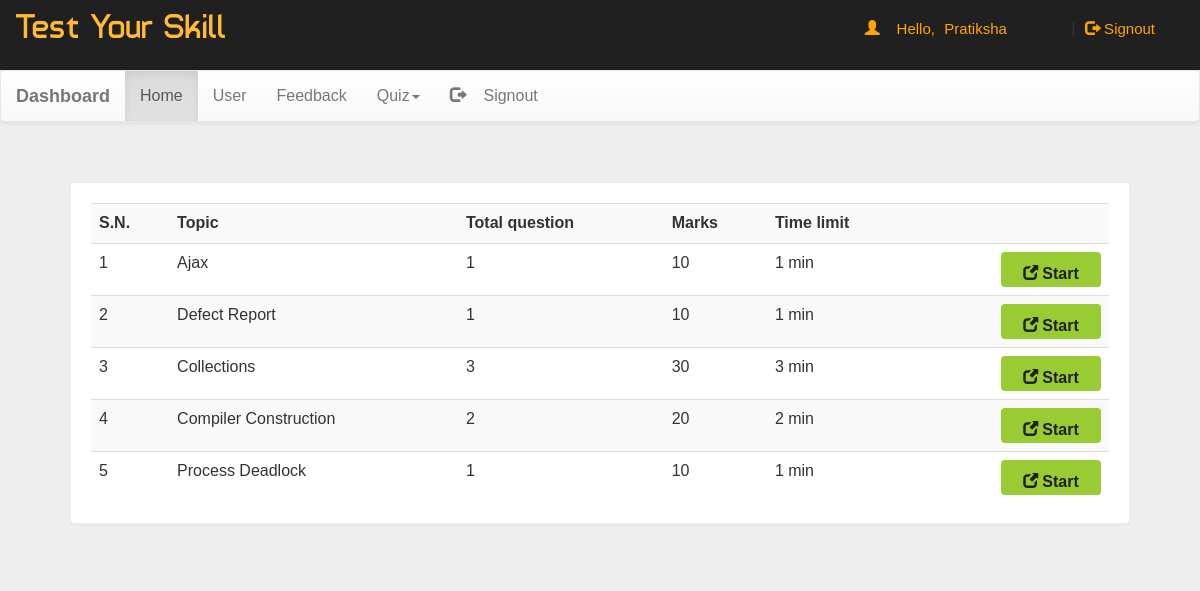
The page /dash.php (signed in) on the database its author committed.
### tables this page shows
CREATE TABLE `quiz` (
  `eid` text NOT NULL,
  `title` varchar(100) NOT NULL,
  `sahi` int(11) NOT NULL,
  `wrong` int(11) NOT NULL,
  `total` int(11) NOT NULL,
  `time` bigint(20) NOT NULL,
  `intro` text NOT NULL,
  `tag` varchar(100) NOT NULL,
  `date` timestamp NOT NULL DEFAULT current_timestamp() ON UPDATE current_timestamp()
);

### dash.php (the view, shortened to what this page needs)
<!DOCTYPE html PUBLIC "-//W3C//DTD XHTML 1.0 Transitional//EN" "http://www.w3.org/TR/xhtml1/DTD/xhtml1-transitional.dtd">
<html xmlns="http://www.w3.org/1999/xhtml">
<head>
<link  rel="stylesheet" href="css/bootstrap.min.css"/>
 <link  rel="stylesheet" href="css/bootstrap-theme.min.css"/>
 <link rel="stylesheet" href="css/main.css">
 <link  rel="stylesheet" href="css/font.css">
</head>
<body  style="background:#eee;">
<div class="header">
<div class="row">
<div class="col-lg-6">
<span class="logo">Test Your Skill</span></div>
<?php
 include_once 'dbConnection.php';
$email=$_SESSION['email'];
  if(!(isset($_SESSION['email']))){
header("location:index.php");
}
else
{
$name = $_SESSION['name'];;
echo '<span class="pull-right top title1" ><span class="log1"><span class="glyphicon glyphicon-user" aria-hidden="true"></span>&nbsp;&nbsp;&nbsp;&nbsp;Hello,</span> <a href="account.php" class="log log1">'.$name.'</a>&nbsp;|&nbsp;<a href="logout.php?q=account.php" class="log"><span class="glyphicon glyphicon-log-out" aria-hidden="true"></span>&nbsp;Signout</button></a></span>';
}?>
</div></div>
<nav class="navbar navbar-default title1">
  <div class="container-fluid">
    <div class="navbar-header">
      <a class="navbar-brand" href="dash.php?q=0"><b>Dashboard</b></a>
    </div>
    <div class="collapse navbar-collapse" id="bs-example-navbar-collapse-1">
      <ul class="nav navbar-nav">
        <li <?php if(@$_GET['q']==0) echo'class="active"'; ?>><a href="dash.php?q=0">Home<span class="sr-only">(current)</span></a></li>
        <li <?php if(@$_GET['q']==1) echo'class="active"'; ?>><a href="dash.php?q=1">User</a></li>
		<li <?php if(@$_GET['q']==3) echo'class="active"'; ?>><a href="dash.php?q=3">Feedback</a></li>
        <li class="dropdown <?php if(@$_GET['q']==4 || @$_GET['q']==5) echo'active"'; ?>">
          <a href="#" class="dropdown-toggle" data-toggle="dropdown" role="button" aria-haspopup="true" aria-expanded="false">Quiz<span class="caret"></span></a>
        </li><li class="pull-right"> <a href="logout.php?q=account.php"><span class="glyphicon glyphicon-log-out" aria-hidden="true"></span>&nbsp;&nbsp;&nbsp;&nbsp;Signout</a></li>
      </ul>
          </div>
  </div>
</nav>
<div class="container">
<div class="row">
<div class="col-md-12">
<?php if(@$_GET['q']==0) {
$result = mysqli_query($con,"SELECT * FROM quiz ORDER BY date DESC") or die('Error');
echo  '<div class="panel"><div class="table-responsive"><table class="table table-striped title1">
<tr><td><b>S.N.</b></td><td><b>Topic</b></td><td><b>Total question</b></td><td><b>Marks</b></td><td><b>Time limit</b></td><td></td></tr>';
$c=1;
while($row = mysqli_fetch_array($result)) {
	$title = $row['title'];
	$total = $row['total'];
	$sahi = $row['sahi'];
    $time = $row['time'];
	$eid = $row['eid'];
$q12=mysqli_query($con,"SELECT score FROM history WHERE eid='$eid' AND email='$email'" )or die('Error98');
$rowcount=mysqli_num_rows($q12);
if($rowcount == 0){
	echo '<tr><td>'.$c++.'</td><td>'.$title.'</td><td>'.$total.'</td><td>'.$sahi*$total.'</td><td>'.$time.'&nbsp;min</td>
	<td><b><a href="account.php?q=quiz&step=2&eid='.$eid.'&n=1&t='.$total.'" class="pull-right btn sub1" style="margin:0px;background:#99cc32"><span class="glyphicon glyphicon-new-window" aria-hidden="true"></span>&nbsp;<span class="title1"><b>Start</b></span></a></b></td></tr>';
}
}
echo '</table></div></div>';
}
?>
</div>
</div></div>
</body>
</html>

### css/main.css (style rules this page uses)
body { overflow-x:hidden; width:100%; font: 15px "Century Gothic", "Times Roman", sans-serif; background:#eee; min-height:550px; background-attachment:fixed; }
.panel { border-color:#eee; margin:40px; padding:20px; font: 15px "Century Gothic", "Times Roman", sans-serif; }
.header { background:#202020; height:70px; }
.logo { font-family:'typo'; font-size:35px; color:#ffbb33; margin:15px; }
.title1 { font: 16px "Century Gothic", "Times Roman", sans-serif; }
.sub1 { width:90px; color:#202020; background:orange; font-size:15px; height:35px; margin:20px; padding:10px; width:100px; }
.top { margin-top:20px; }
.log1 { font: 15px 'Ubuntu', sans-serif; color:orange; margin-left:10px; }
.log { margin:10px; margin-right:60px; margin-left:5px; color:orange; text-decoration:none; font-size:20px; font-size:15px; }

### rows shown on the page
quiz: title "Ajax", total "1", $sahi*$total "10", time "1"
quiz: title "Defect Report", total "1", $sahi*$total "10", time "1"
quiz: title "Collections", total "3", $sahi*$total "30", time "3"
quiz: title "Compiler Construction", total "2", $sahi*$total "20", time "2"
quiz: title "Process Deadlock", total "1", $sahi*$total "10", time "1"

### other values the page prints
$name "Pratiksha"
